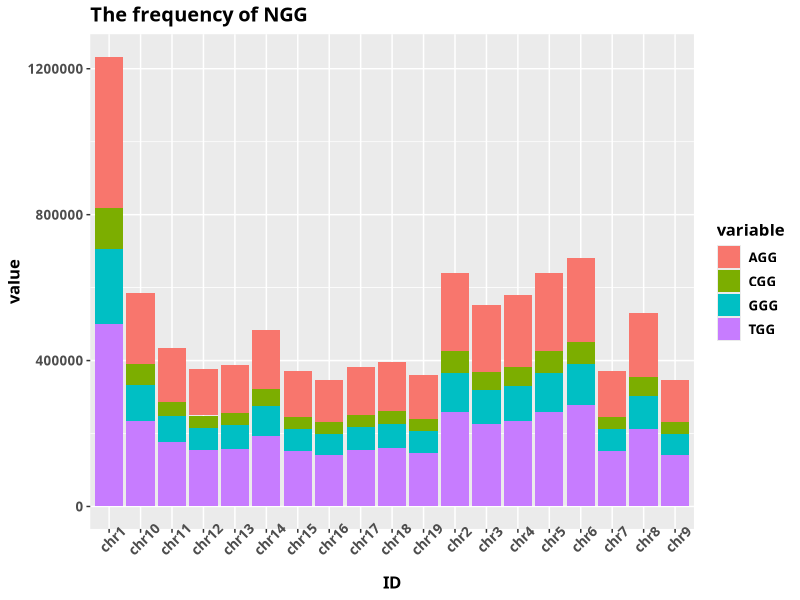
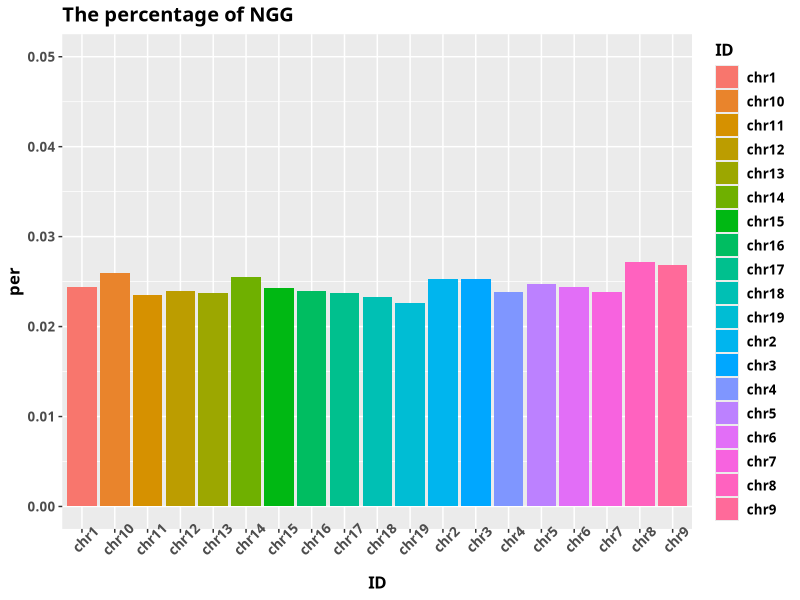

Source code (R) for these figures, in order:
############################################
# The statistic figure for the NGG detection
# By Zongrui Dai: dzr17723980497@gmail.com
############################################
library(ggplot2)
library(reshape2)
setwd('D:/test')
d<-read.csv('NGG.csv')
chr19<-d[1:19,]
ID<-c('chr1','chr2','chr3','chr4','chr5','chr6',
      'chr7','chr8','chr9','chr10','chr11','chr12',
      'chr13','chr14','chr15','chr16','chr17','chr18',
      'chr19')
chr19$ID<-as.factor(ID)
c<-melt(chr19[,-c(2,7)])

ggplot(c,aes(x=ID,y=value))+
  geom_bar(stat = 'identity',aes(fill = variable),width = 0.9) +
  theme(text=element_text(family="Songti SC",size=12,face = "bold"), #设置文字的字体字号（设置字体是为了确保汉字可以显示，字号和加粗请随意）
        axis.text.x = element_text(size=10,angle=45))+
  ggtitle('The frequency of NGG')

chr19$per<-chr19$NGG/chr19$Length
chr19$ID<-as.factor(chr19$ID)
ggplot(chr19,aes(x=ID,y=per))+
  geom_bar(stat = 'identity',aes(fill = ID),width = 0.9) +
  theme(text=element_text(family="Songti SC",size=12,face = "bold"), #设置文字的字体字号（设置字体是为了确保汉字可以显示，字号和加粗请随意）
        axis.text.x = element_text(size=10,angle=45))+
  ylim(0,0.05)+ggtitle('The percentage of NGG')



